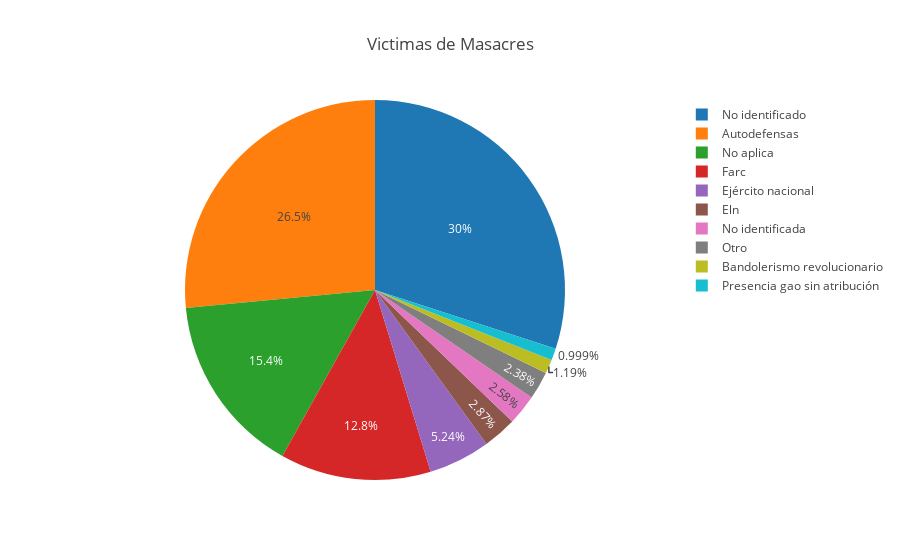

Notebook code cell kept with this figure:
### Code cell
asesinatos_selectivos = go.Pie(
    labels=gp_masacresby_responsable["DESCRIPCION_PRESUNTO_RESPONSABLE"][:10] ,
    values= gp_masacresby_responsable["NumeroVictimasCaso"][:10] 
)
layout = go.Layout( 
    title = "Victimas de Masacres"
)

fig = go.Figure( data = [asesinatos_selectivos]  , layout = layout )

iplot( fig, filename='asesinatos_por_responsable')

### Figure 1 — Plotly figure (JSON) as saved in the notebook; plotly's stock layout.template omitted (floating-point values rounded to 4 significant figures)
{"data": [{"labels": ["No identificado", "Autodefensas", "No aplica", "Farc", "Ejército nacional", "Eln", "No identificada", "Otro", "Bandolerismo revolucionario", "Presencia gao sin atribución"], "type": "pie", "values": [6731, 5947, 3450, 2878, 1176, 643, 579, 533, 266, 224]}], "layout": {"title": "Victimas de Masacres"}}
